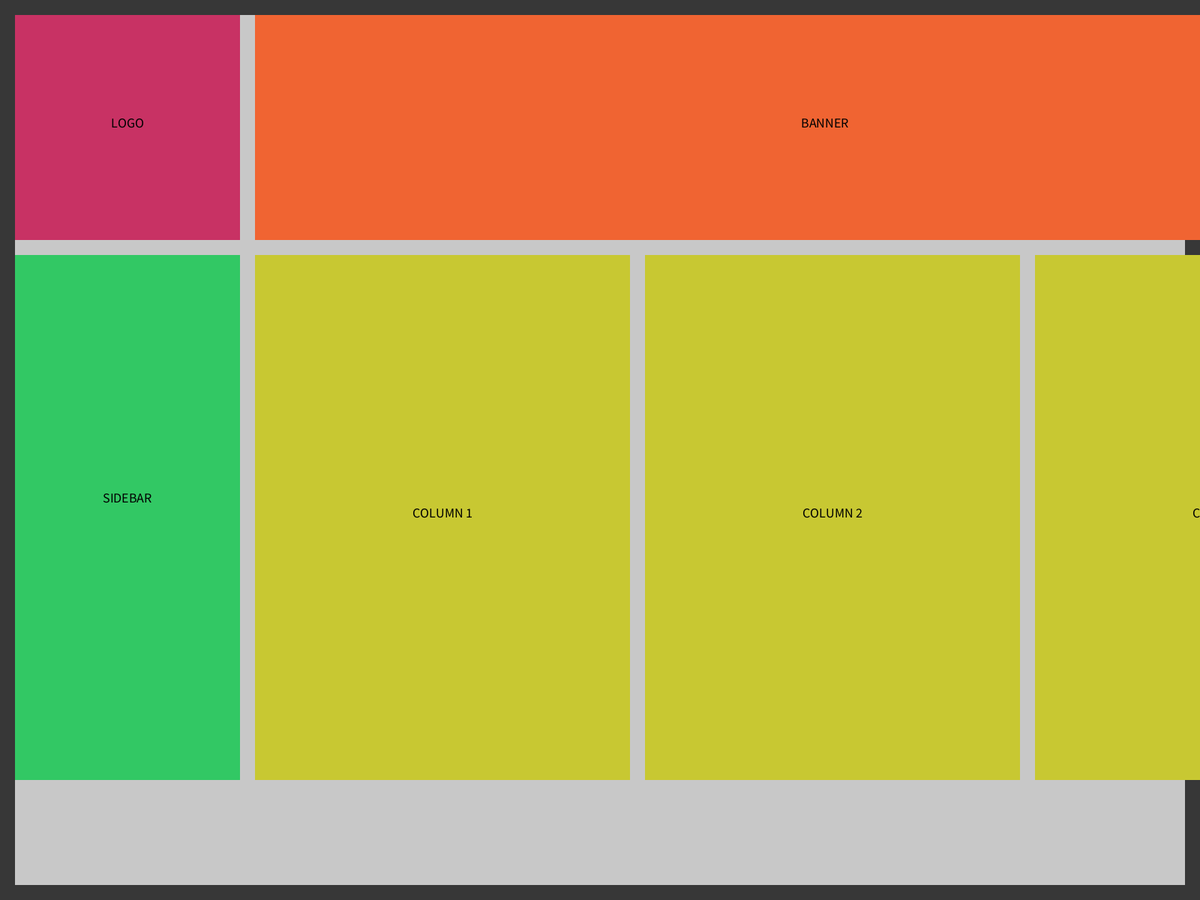
Frame 1 (no input)
Frame 60 (the mouse pressed at the canvas centre just before this capture): identical to frame 1, image omitted
Frame 120 (the mouse held since frame 60 and released just before this capture): identical to frame 1, image omitted

The Processing sketch that drew this single still picture (run headless with seeded random() and noise(); from frame 60 on, the mouse is pressed at the canvas centre):

// Processing sketch: trivio_v001
// ── trivio_v001.pde
// Disseny de la maquetació de l'App TRIVIO
// Establir les zones comunes entre pantalles.

void setup(){
  fullScreen();
  noStroke();
  textAlign(CENTER);
  textSize(18);
}

void draw(){
  
  background(55);
   
  // Zona Principal
  fill(200);
  rect(marginH, marginV, width - marginH*2, height - marginV*2);
  
  // Zona Logo
  fill(200,50,100);
  rect(marginH, marginV, logoWidth, logoHeight);
  fill(0);
  text("LOGO", marginH + logoWidth/2, marginV + logoHeight/2);
  
  // Zona Sidebar
  fill(50,200,100);
  rect(marginH, 2*marginV + logoHeight, sidebarWidth, sidebarHeight);
  fill(0);
  text("SIDEBAR", marginH + sidebarWidth/2, marginV + logoHeight + sidebarHeight/2);
  
  // Zona Banner
  fill(240, 100, 50);
  rect(2*marginH + logoWidth, marginV, bannerWidth, bannerHeight);
  fill(0);
  text("BANNER", marginH + logoWidth + bannerWidth/2, marginV + bannerHeight/2);
  
  
  // Zona Columnes 1, 2 i 3
  fill(200, 200, 50);
  rect(2*marginH + sidebarWidth, 2*marginV + bannerHeight, columnWidth, columnHeight);
  fill(0);
  text("COLUMN 1", 2*marginH + sidebarWidth +columnWidth/2, 2*marginV + bannerHeight + columnHeight/2);
  
  fill(200, 200, 50);
  rect(3*marginH + sidebarWidth + columnWidth, 2*marginV + bannerHeight, columnWidth, columnHeight);
  fill(0);
  text("COLUMN 2", 3*marginH + sidebarWidth + columnWidth +columnWidth/2, 2*marginV + bannerHeight + columnHeight/2);
  
  fill(200, 200, 50);
  rect(4*marginH + sidebarWidth + 2*columnWidth, 2*marginV + bannerHeight, columnWidth, columnHeight);
  fill(0);
  text("COLUMN 3", 4*marginH + sidebarWidth + 2*columnWidth +columnWidth/2, 2*marginV + bannerHeight + columnHeight/2);
  
}

// ── Layout.pde
// Marges Horitzontal i Vertical
float marginH = 20,
      marginV = 20;

// Dimensions Zona Lateral
float sidebarWidth  = 300, 
      sidebarHeight = 700;

// Dimensions Logo
float logoWidth  = 300, 
      logoHeight = 300;
      
// Dimensions Banner
float bannerWidth  = 1560, 
      bannerHeight = 300;
      
// Dimensions Columnes
float columnWidth  = 500,
      columnHeight = 700;
